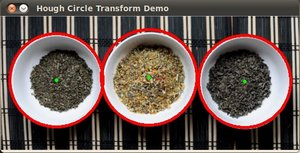
//> input picture images/bowls.jpg, 300 x 153 px
$ ./HarrisCorner ../images/bowls.jpg   (built with g++ and OpenCV 4)
//> lines starting //> are read from the running program, lines starting //| are printed output that depends on the picture
#include "opencv2/highgui/highgui.hpp"
#include "opencv2/imgproc/imgproc.hpp"
#include <iostream>
#include <stdio.h>
#include <stdlib.h>

using namespace cv;
using namespace std;

/// Global variables
Mat src, src_gray;
int thresh = 200;
int max_thresh = 255;

const char* source_window = "Source image";
const char* corners_window = "Corners detected";

/// Function header
void cornerHarris_demo( int, void* );

/** @function main */
int main( int argc, char** argv )
{
  /// Load source image and convert it to gray
  src = imread( argv[1], 1 );
//> src is the input picture: 153 rows x 300 cols, CV_8UC3; mean B, G, R 85.8, 90.7, 106.2
  cvtColor( src, src_gray, CV_BGR2GRAY );
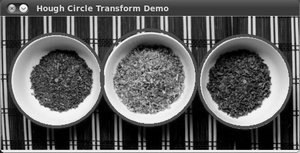
//> src_gray: 153 rows x 300 cols, CV_8UC1; min 0, max 255, mean 94.8

  /// Create a window and a trackbar
  namedWindow( source_window, CV_WINDOW_AUTOSIZE );
  createTrackbar( "Threshold: ", source_window, &thresh, max_thresh, cornerHarris_demo );
  imshow( source_window, src );

  cornerHarris_demo( 0, 0 );

  waitKey(0);
  return(0);
}

/** @function cornerHarris_demo */
void cornerHarris_demo( int, void* )
{

  Mat dst, dst_norm, dst_norm_scaled;
  dst = Mat::zeros( src.size(), CV_32FC1 );

  /// Detector parameters
  int blockSize = 2;
  int apertureSize = 3;
  double k = 0.04;

  /// Detecting corners
  cornerHarris( src_gray, dst, blockSize, apertureSize, k, BORDER_DEFAULT );
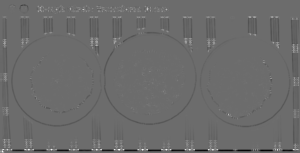
//> dst: 153 rows x 300 cols, CV_32FC1; min -0.0241, max 0.0324, mean -0.000197; drawn with min black and max white

  /// Normalizing
  normalize( dst, dst_norm, 0, 255, NORM_MINMAX, CV_32FC1, Mat() );
  convertScaleAbs( dst_norm, dst_norm_scaled );

  /// Drawing a circle around corners
  for( int j = 0; j < dst_norm.rows ; j++ )
     { for( int i = 0; i < dst_norm.cols; i++ )
          {
            if( (int) dst_norm.at<float>(j,i) > thresh )
              {
               circle( dst_norm_scaled, Point( i, j ), 5,  Scalar(0), 2, 8, 0 );
              }
          }
     }
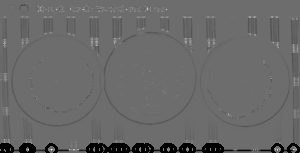
//> dst_norm_scaled: 153 rows x 300 cols, CV_8UC1; min 0, max 244, mean 104.6
  /// Showing the result
  namedWindow( corners_window, CV_WINDOW_AUTOSIZE );
  imshow( corners_window, dst_norm_scaled );
}

$ run again, on images/flower.jpg
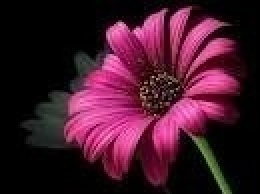
//> input picture images/flower.jpg, 130 x 97 px (shown 2 times larger)
//> src is the input picture: 97 rows x 130 cols, CV_8UC3; mean B, G, R 42.6, 24.4, 66.4
//> `cvtColor( src, src_gray, CV_BGR2GRAY );`:
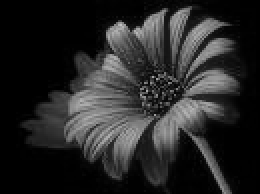
//> src_gray: 97 rows x 130 cols, CV_8UC1 (shown 2 times larger); min 0, max 194, mean 39
//> after the loop in cornerHarris_demo, `for( int j = 0; j < dst_norm.rows ; j++ )`:
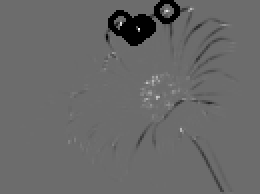
//> dst_norm_scaled: 97 rows x 130 cols, CV_8UC1 (shown 2 times larger); min 0, max 255, mean 104.5

$ run again, on images/pedestrian.jpg
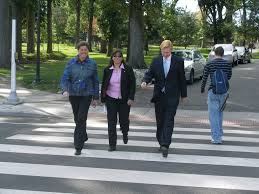
//> input picture images/pedestrian.jpg, 259 x 194 px
//> src is the input picture: 194 rows x 259 cols, CV_8UC3; mean B, G, R 110.4, 113.3, 106.1
//> `cvtColor( src, src_gray, CV_BGR2GRAY );`:
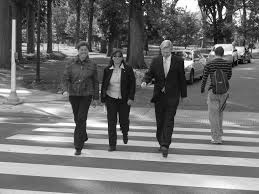
//> src_gray: 194 rows x 259 cols, CV_8UC1; min 0, max 255, mean 110.8
//> after the loop in cornerHarris_demo, `for( int j = 0; j < dst_norm.rows ; j++ )`:
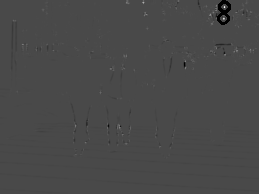
//> dst_norm_scaled: 194 rows x 259 cols, CV_8UC1; min 0, max 255, mean 72.6
